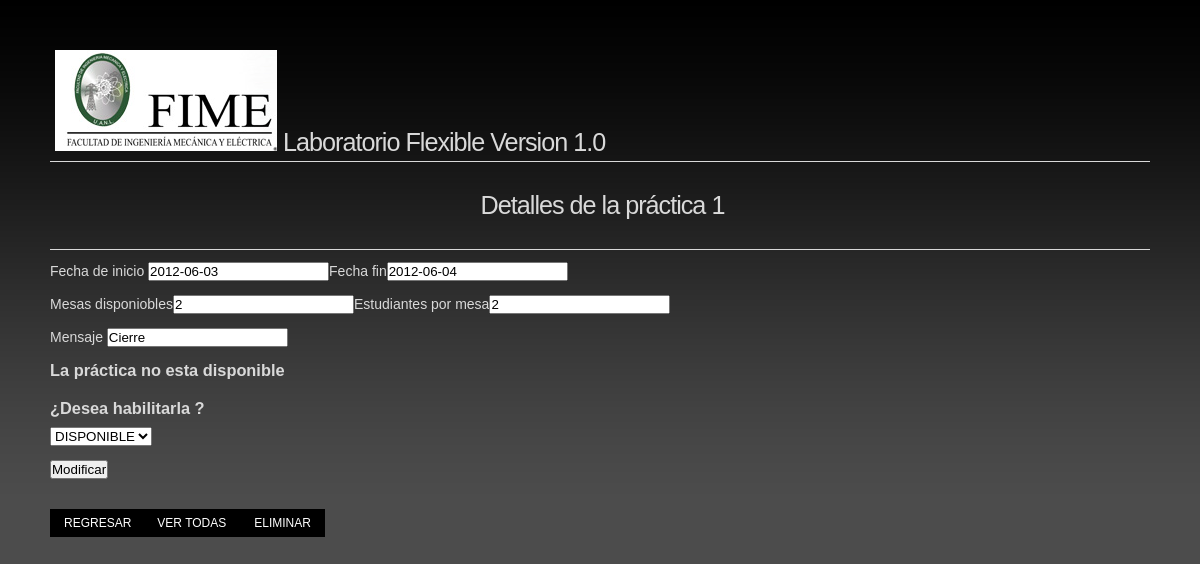
/controlador/det_pra.php?pra=1 (signed in), run on the app's committed database.
### tables this page shows
CREATE TABLE IF NOT EXISTS `practica` (
  `no_practica` bigint(2) NOT NULL AUTO_INCREMENT COMMENT 'Numero de practica',
  `disponible` int(2) NOT NULL COMMENT '1. Disponible 0. No disponible',
  `mensaje` varchar(100) DEFAULT NULL COMMENT 'Breve mensaje que puede ser compartido',
  `mesas` int(9) DEFAULT NULL COMMENT 'Mesas disponibles',
  `estp_mesa` int(9) DEFAULT NULL COMMENT 'Estudiantes por mesa',
  `f_inicio` date DEFAULT NULL COMMENT 'Inicio de la practica',
  `f_fin` date DEFAULT NULL COMMENT 'Fin de la practica',
  UNIQUE KEY `no_practica` (`no_practica`)
);

### controlador/det_pra.php (the view, shortened to what this page needs)
<?php
require_once('estilos.php');
if (!isset($_SESSION['User'])) {
print "<p align ='center' class='error'>Usuario no logueado, Si deseas ver esta p&aacute;gina <br>loguearse primero</p>";
echo "<meta http-equiv='Refresh' content='4;url=../index.php'>";
session_destroy();
}else{
		$pra=$_GET['pra'];
		$sql = "SELECT * FROM practica WHERE no_practica = '$pra'";
		$datos = mysql_query($sql);
		$numDatos = @mysql_num_rows($datos);
		if ($numDatos <= 0) {
		echo "No hay datos disponibles";}
		else {
		while ($col=mysql_fetch_array($datos))
	    {
		$inicio = $col['f_inicio'];
		$fin = $col['f_fin'];
		$mesas = $col['mesas'];
		$estudiantes = $col['estp_mesa'];
		$msj= $col['mensaje'];
		$di=$col['disponible'];
		print "<form id='form1' name='form1' method='post' action='r_modpra.php?pra=$pra' >";
		print "<h1><p align ='center'>Detalles de la pr&aacute;ctica ".$pra."</p></h1>";
		print "<p><label>	Fecha de inicio  ";
		print "<input type='text' name='inicio'  title='Fecha de inicio de la practica con el siguiente formato (AAAA-MM-DD)' value= $inicio>";
		print "</label>";
		print "<label>Fecha ";
		print "fin";
		print "<input type='text' name='fin'  title=' Fecha de fin de la practica con el siguiente formato (AAAA-MM-DD)' value=$fin>";
		print "</label>";
		print "</p>";
		print "<p>";
		print "Mesas disponiobles";
		print "<input type='text' name='mesas'  title='Mesas disponible' value=$mesas>";
		print "<label>Estudiantes por mesa";
		print "<input type='text' name='estudiantes' title='Total de estudiantes por mesa' value= $estudiantes>";
		print "</label>";
		print "</p>";
		print "<p>";
		print "<label>Mensaje ";
		print "<input type='text' name='msj' title='Mensaje' value =$msj>";
		print "</label>";
		print "</p>";
		if ($di==1){print "<h3>La pr&aacutectica esta disponible <br><br>¿Desea deshabilitarla ?</h3>";
		print "<select name='disponible' title='Disponibilidad de la brigada'>";
		print "<option value='0'>NO DISPONIBLE</option>";
		print "</select>";
		print "</p>";
		}
		else {print "<h3>La pr&aacutectica no esta disponible <br><br>¿Desea habilitarla ?</h3>";
		print "<select name='disponible' title='Disponibilidad de la brigada'>";
		print "<option value='1'>DISPONIBLE</option>";
		print "</select>";
		print "<label>";
		}
		print "<input name='Submit' type='submit' accesskey='E' value='Modificar' title='!! Al acer click se modifica toda la informacion'/>";
		print "<p />";
		print "<br />";
		print "<ul class=dropdown dropdown-horizontal>";
		print "<li><a href= ../vista/maestros_ad.php class=dir>Regresar</a>";
		print "<li><a href= repo_pra.php>Ver Todas</a></li>";
		print "<li><a href ='elim_pra.php?pra=$pra'>Eliminar</a></li>";
		print "</ul>";
		}
	}
	}
?>

### controlador/css/helper.css (style rules this page uses)
* { margin: 0; padding: 0; outline: none; }
body { padding: 50px; border-top: solid 1px #fff; background: #FFF url(../images/pattern-wavy-grad.png) 0 0 repeat-x; color: #000 ; font: 14px/normal Tahoma, Arial, Helvetica, sans-serif; }
p { margin-bottom: 1em; }
h1,h2,h3 { margin-bottom: .5em; font-family: Arial, Helvetica, sans-serif; line-height: normal; }
h1 { margin-bottom: .5em; padding-bottom: 4px; border-bottom: solid 1px #d9d9d9; font-family: Arial, Helvetica, sans-serif; font-weight: normal; font-size: 180%; text-indent: 5px; letter-spacing: -1px; }
body.nvidia-com { border-top: none; background: #4c4c4c url(../images/nvidia.com/grad1.png) 0 0 repeat-x; color: #d9d9d9; }

### controlador/css/dropdown/dropdown.css (style rules this page uses)
ul.dropdown, ul.dropdown li, ul.dropdown ul { list-style: none; margin: 0; padding: 0; }
ul.dropdown { position: relative; z-index: 597; float: left; }
ul.dropdown li { float: left; min-height: 1px; line-height: 1.3em; vertical-align: middle; }

### controlador/css/dropdown/themes/nvidia.com/default.advanced.css (style rules this page uses)
ul.dropdown li a { display: block; padding: 7px 14px; }
ul.dropdown li { padding: 0; }

### controlador/css/dropdown/themes/nvidia.com/default.css (style rules this page uses)
ul.dropdown { font: normal 12px "Trebuchet MS", Arial, Helvetica, sans-serif; text-transform: uppercase; }
ul.dropdown li { padding: 7px 0; background-color: #000; color: #fff; line-height: normal; }
ul.dropdown a:link, ul.dropdown a:visited { color: #fff; text-decoration: none; }
ul.dropdown *.dir { padding-right: 12px; background-image: none; background-position: 100% 50%; background-repeat: no-repeat; }

### data on the page
practica: inicio "2012-06-03", fin "2012-06-04", mesas "2", estudiantes "2"
